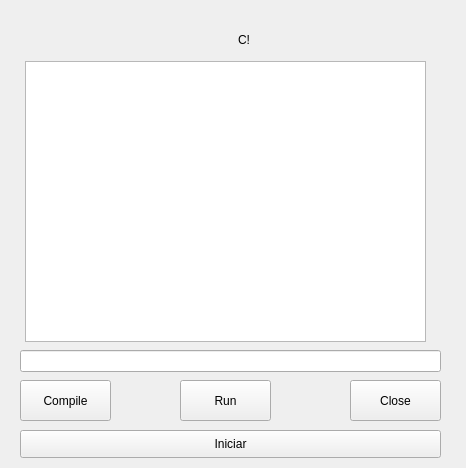
<?xml version="1.0" encoding="UTF-8"?>
<ui version="4.0">
 <class>Widget</class>
 <widget class="QWidget" name="Widget">
  <property name="geometry">
   <rect>
    <x>0</x>
    <y>0</y>
    <width>466</width>
    <height>468</height>
   </rect>
  </property>
  <property name="windowTitle">
   <string>Widget</string>
  </property>
  <widget class="QPushButton" name="Close">
   <property name="geometry">
    <rect>
     <x>350</x>
     <y>380</y>
     <width>91</width>
     <height>41</height>
    </rect>
   </property>
   <property name="text">
    <string>Close</string>
   </property>
  </widget>
  <widget class="QPushButton" name="Run">
   <property name="geometry">
    <rect>
     <x>180</x>
     <y>380</y>
     <width>91</width>
     <height>41</height>
    </rect>
   </property>
   <property name="text">
    <string>Run</string>
   </property>
  </widget>
  <widget class="QPushButton" name="Compile">
   <property name="geometry">
    <rect>
     <x>20</x>
     <y>380</y>
     <width>91</width>
     <height>41</height>
    </rect>
   </property>
   <property name="text">
    <string>Compile</string>
   </property>
  </widget>
  <widget class="QPushButton" name="Iniciar">
   <property name="geometry">
    <rect>
     <x>20</x>
     <y>430</y>
     <width>421</width>
     <height>28</height>
    </rect>
   </property>
   <property name="text">
    <string>Iniciar</string>
   </property>
  </widget>
  <widget class="QLineEdit" name="Code">
   <property name="geometry">
    <rect>
     <x>20</x>
     <y>350</y>
     <width>421</width>
     <height>22</height>
    </rect>
   </property>
  </widget>
  <widget class="QWidget" name="layoutWidget">
   <property name="geometry">
    <rect>
     <x>19</x>
     <y>29</y>
     <width>231</width>
     <height>22</height>
    </rect>
   </property>
   <layout class="QHBoxLayout" name="horizontalLayout">
    <item>
     <spacer name="horizontalSpacer">
      <property name="orientation">
       <enum>Qt::Horizontal</enum>
      </property>
      <property name="sizeHint" stdset="0">
       <size>
        <width>40</width>
        <height>20</height>
       </size>
      </property>
     </spacer>
    </item>
    <item>
     <widget class="QLabel" name="label">
      <property name="text">
       <string>C!</string>
      </property>
     </widget>
    </item>
   </layout>
  </widget>
  <widget class="QListWidget" name="Compiled">
   <property name="geometry">
    <rect>
     <x>25</x>
     <y>61</y>
     <width>401</width>
     <height>281</height>
    </rect>
   </property>
  </widget>
 </widget>
 <resources/>
 <connections/>
</ui>
